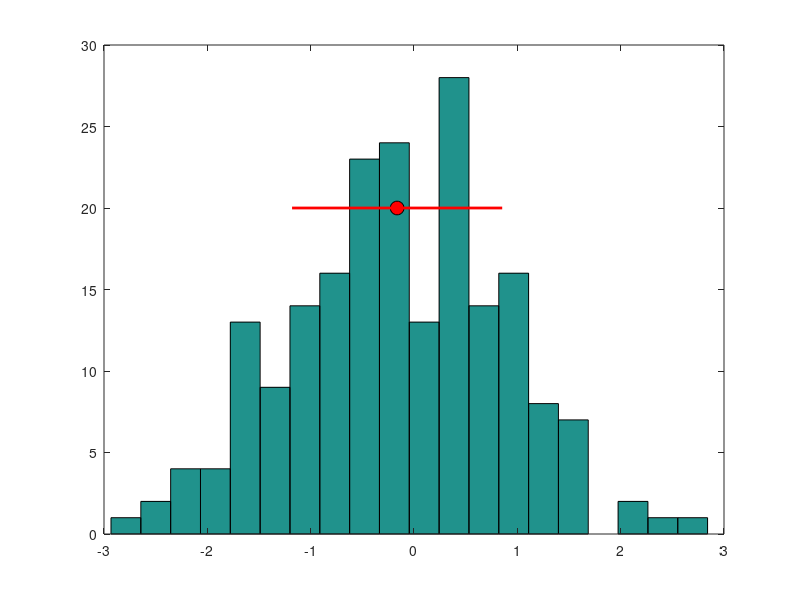
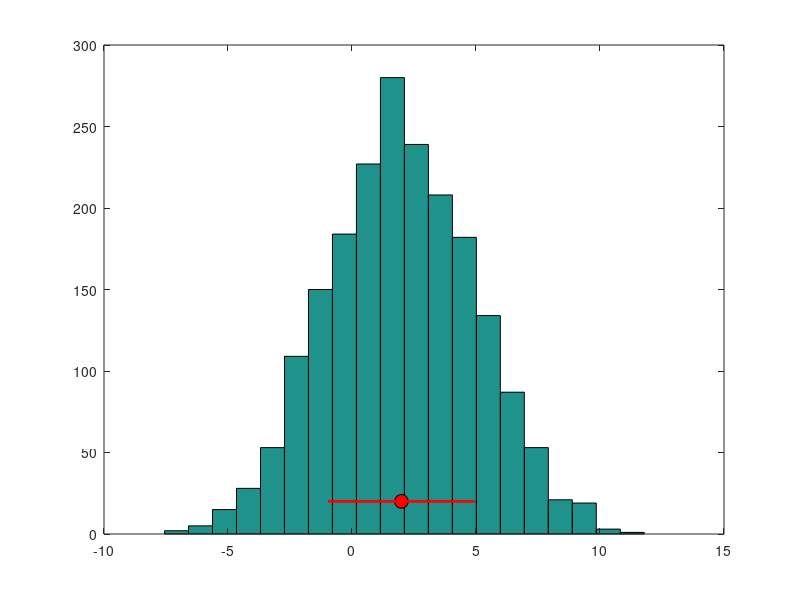
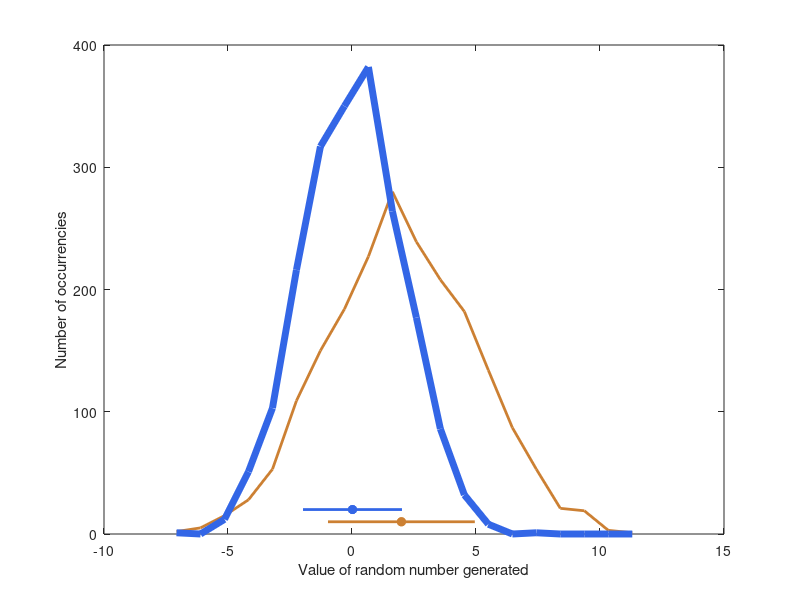

Reproduce these figures in MATLAB, in order.
%% Creating a variables and visualizing data
%
% This tutorial will show how to define variables, create a (simulated)
% data set, plot it.
% 
% Pestilli, Franco K310 Spring 2014 Indiana University Bloomington

%% (1) Defining a variable in the work space.
% Please copy and paste the following lines inside the matlab command
% window. One at the time. Explore what changes int he workspace after each
% operation.
var = 2;         % We define a simple variable and assign an arbitrary value to it. 
var2 = [];       % We define a variable with no value.
var2 = var+2;    % We perform a mathematical operation on the variable.
prod = var2*var; % We perform a second operation on the variable. We multiply it by the first variable. 

% So Variables can be defined, they can have values and once a value is
% assigned to the variable the variable can be used in place of that value.
% You do not have to type 2 again jus use the variable. This simple
% property turns out to be very helpful when the number of lines and the
% complexity of your code increase. Imaging tracking a series of '2' and
% '3' in a 1,000,000 lines script.
%
% The final variable is called 'prod' this turns out to be a mistake. First
% check the value of the variable type:
whos % This will return all the variables in the workspace with associated information. 
% Then type the variable at command line:
prod
% MatLab will return its value

% Next let's delete the variable:
clear prod 
% clear.m is 'builtin' MatLab function that deletes variables type 'doc
% clear' for more information Next type:
help prod
% This will return the help for a function called 'prod.m' MatLab by
% default overwrites functions with variables. So if a variables takes a
% name of a function that exists in the MatLab path access to the function
% is temporarily lost. Let's try again.
prod = 2;
help prod
clear prod
help prod
prod(2,2)

%% (2) Variable types
%  Matlab has many types of variables
strings = 'this is a string of characters';
vectors = [1 2 3];
arrays = [1 2 3; 4 5 6; 7 8 9];

%% (3) MatLab commands:
% MatLab has many basic commands. Most of them perform mathematical
% operations. So far we only used a couple, later on we will encounter many
% more. For example:
2+1 % Addition
2-1 % Subtraction
2*3 % Multiplication
4/2 % Division
2^2 % Power
% Type doc * form more information about the basic MatLab operators. Some
% operators are specific for vectors and arrays. For example:
arrays.^2

%% (4) A first example: Simulating data.
%  Next we will step a little bit ahead and use a combination of operations
%  and builtin functions to generate 'data.' Some of this might feel
%  confusing at first but it will help to break the ice.

% (4.1) We create a vector of random data points. The values will be
% randomly drawn from a gaussian distribution with a mean of 0 and a
% standard deviation of 1.  To do so we will use a built in MatLab
% function:
rnd_data = randn(1,200); % Type: 'doc randn' for more information 

%% (4.2) We will now show visualize the data. We will plot a histogram of
% the data by summing within 20 equidistant bins.
figure(1); hist(rnd_data, 20);

% (4.3) We will calculate the mean and standard deviation of the data
m   = mean(rnd_data);
sd  = std(rnd_data);

%% (4.4) Now we will plot the location of the mean +/- 1 standard deviation
% of the data.
hold on; % This function tells MatLab to keep focussing all the plots in the current figure, instead of opening a new one.

% (4.5) Plot the location of the mean
plot(m,20,'ko','markerfacecolor','r', 'markersize',10);

% (4.6) Plot the location of the two standard standard deviations
sd_minus = m-sd;
sd_plus = m+sd;
plot([sd_minus, sd_plus],[20, 20], 'r-', 'linewidth', 2);

%% (4.7) Now let's create two different second data sets. 
% The first one will have mean 2 and standard deviation 3. 
% The second one will have mean 0 and standard deviation 2.
% Please note how the mean 'adds' to the values and
% the standard deviation 'multiplies' the values
rnd_data1 = 2 + 3*randn(1,2000); 
rnd_data2 = 0 + 2*randn(1,2000); 

%% (4.8) Plot data set 1 in a new figure with mean and standard deviation. 
% Please not that this time we are using short cuts and we are never saving out
% variables for the mean and the standard deviation. We are computing them
% on the fly as I build the plotting command.
figure(2); 
hist(rnd_data1,20)
hold on
% Plot the mean
plot(mean(rnd_data1),20,'ko','markerfacecolor','r', 'markersize',10);
% Plot the standard deviation
plot([mean(rnd_data1)-std(rnd_data1), mean(rnd_data1)+std(rnd_data1)],[20, 20], 'r-', 'linewidth', 2);

% Try doc plot to read more about how to use the function. This is one of
% the fundamental functions in MatLab we will use it many times.

%% (5) More advanced plotting.
% We would like to compare the two data sets. For this, we would like to
% plot the two histograms in the same figure. Here is a way to do that. We
% are going to make a new figure.
% We 'prepare' the histograms of the data sets.
[y,x] = hist(rnd_data1,20); 
% We use hist.m in a slightly different way. When called with outputs
% hist.m changes behavior and it does not plot any longer. It computes a
% histograms returns it into variables but does not plot. This can be a
% little bit annoying in MatLab things behave differently depending on how
% you act with them.
[y2,x2] = hist(rnd_data2,x); 
% We used histogram in an even new way. Instead of requesting 20 bins as we
% did before, we passed the bins directly (x). This will allow us to
% measure the values in rnd_data and rnd_data2 at the same positions. Now
% we are going to plot the two histograms in the same figure with two
% different colors:
figure(3);
set(gcf,'name','Two data sets'); % Here I change the name of the figure to something informative.
plot(x,y,'r-','color',[.8 .5 .2],'linewidth',2);
hold on
plot(x2,y2,'b-','color',[.2 .4 .9],'linewidth',5)
% We plot their respective means
plot([mean(rnd_data1),mean(rnd_data1)],[10,10],'ro-', ...
    'color',[.8 .5 .2],'markerfacecolor',[.8 .5 .2]);
plot([mean(rnd_data2),mean(rnd_data2)],[20,20],'bo-', ...
    'color',[.2 .4 .9],'markerfacecolor',[.2 .4 .9]); 
% Please notice that here we are calling plot in a new way.

% Plot the standard deviations
plot([mean(rnd_data1)-std(rnd_data1), mean(rnd_data1)+std(rnd_data1)],[10, 10], ...
    'r-', 'linewidth', 2, 'color',[.8 .5 .2]);
plot([mean(rnd_data2)-std(rnd_data2), mean(rnd_data2)+std(rnd_data2)],[20, 20], ...
    'r-', 'linewidth', 2, 'color',[.2 .4 .9]);

% Next we will define the axis. This is very important and now on we will
% *always* define labels for the axis.
ylabel('Number of occurrencies')
xlabel('Value of random number generated')
% We have learned how to create vectors of random numbers to simulate
% distributions of data. We have learned also how to create histograms and
% plot them. Finally we have learned that many MatLab functions can be
% called with different inputs and depending on the inputs they can behave
% slightly differently.
